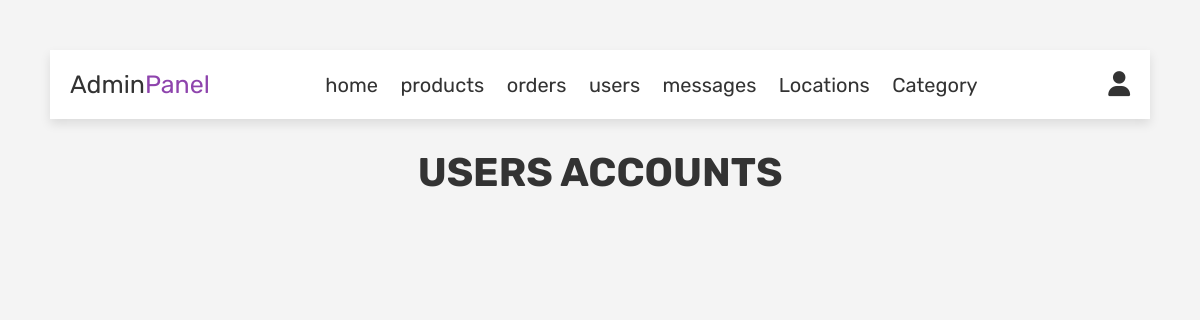
/admin/admin_users.php, run on an earlier commit of the app's database.
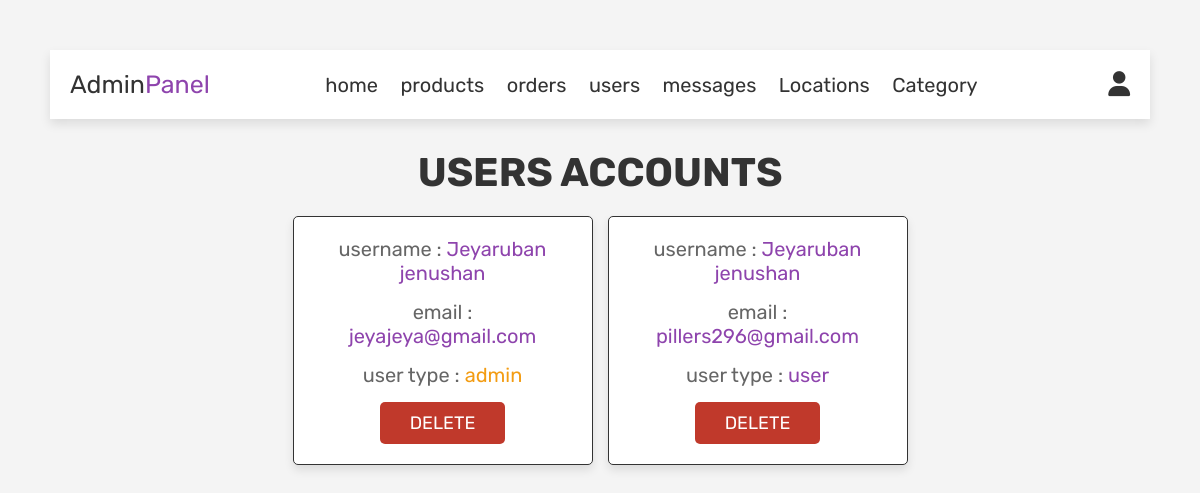
And on a later commit of the database.
### tables this page shows
CREATE TABLE `users` (
  `id` int(11) NOT NULL,
  `name` varchar(100) NOT NULL,
  `email` varchar(100) NOT NULL,
  `password` varchar(200) NOT NULL,
  `user_type` varchar(200) NOT NULL DEFAULT 'user'
);

### admin/admin_users.php (the view, shortened to what this page needs)
<?php
include '../config.php';
?>
<!DOCTYPE html>
<html lang="en">
<head>
    <link rel="stylesheet" href="https://cdnjs.cloudflare.com/ajax/libs/font-awesome/6.6.0/css/all.min.css" />
    <link rel="stylesheet" href="../css/admin_style.css">
</head>
<body>
<?php
    include 'admin_header.php';
    ?>
    <section class="users">
        <h1 class="title">Users Accounts</h1>
<div class="box-container">
    <?php
$select_users=mysqli_query($conn,"SELECT * FROM `users` ") or die("query failed");
while($fetch_users=mysqli_fetch_assoc($select_users)){
?>
<div class="box">
    <p>username : <span><?php echo $fetch_users['name']?></span></p>
    <p>email : <br><span><?php echo $fetch_users['email']?></span></p>
    <p>user type :
        <span style="color:<?php if($fetch_users['user_type'] == 'admin'){echo 'var(--orange)';} ?>">
            <?php echo $fetch_users['user_type'];?>
        </span></p>
    <a href="admin_users.php?delete=<?php echo $fetch_users['id'];?>" onclick="return confirm('delete your user?')" class="delete-btn">DELETE</a>
</div>
<?php
}
?>
</div>
    </section>
</body>
</html>

What changed in the data, as far as the page shows it:
added users: name "Jeyaruban jenushan", email "jeyajeya@gmail.com", user_type "admin"
added users: name "Jeyaruban jenushan", email "pillers296@gmail.com", user_type "user"
